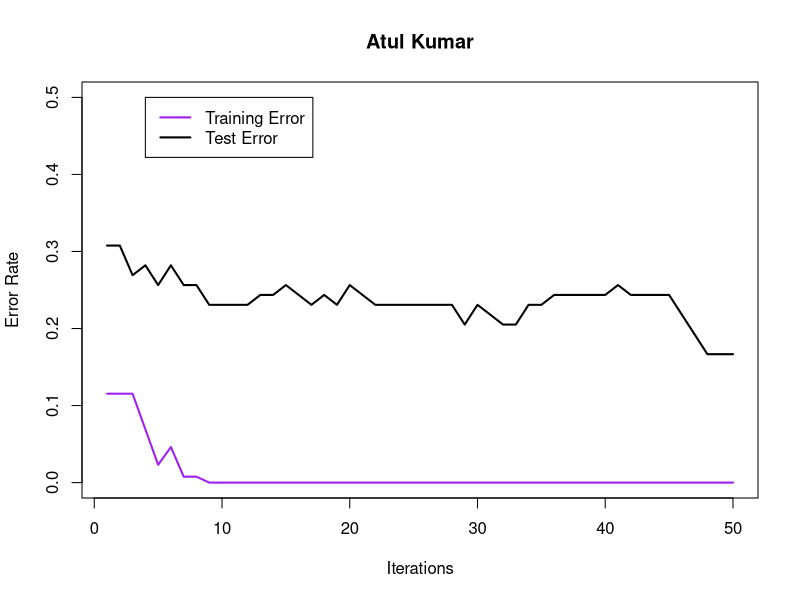

The R script that drew this image:
# Description: 
#   Demo of Adaboost using Sonar dataaset
#
# License: GNU v3
#
# Date: October 19, 2016
#
# Authors:
#    Rcode was written by Jiali Lin.
#    Depts. of Statistics, Virginia Tech,
#    Hutcheson Hall, 403K, Blacksburg, VA 24061 
#
# References:
#    https://searchcode.com/codesearch/raw/17266536/
# 
# See Also:
#     http://web.stanford.edu/class/stats202/

rm(list = ls())

train <- read.csv("../data/sonar_train.csv", header = FALSE)
test <- read.csv("../data/sonar_test.csv", header = FALSE)
y <- train[, 61]
x <- train[, 1:60]
y.test <- test[, 61]
x.test <- test[, 1:60]
train.error <- rep(0, 50) 
test.error <- rep(0, 50)
f <- rep(0,130) 
f.test <- rep(0,78)
i <- 1
library(rpart)
while(i <= 50){
  w <- exp(-y*f)
  w <- w/sum(w)
  fit <- rpart(y~., x, w, method = "class")
  g <- -1 + 2 * (predict(fit, x)[, 2] > .5) # make -1 or 1
  g.test <- -1 + 2 * (predict(fit, x.test)[, 2] > .5)
  e <- sum(w * (y * g < 0))
  alpha <- .5 * log((1 - e) / e)
  alpha <- 0.1*alpha  #change made for part b
  f <- f + alpha * g
  f.test <- f.test + alpha*g.test
  train.error[i] <- sum(1 * f * y < 0)/130
  test.error[i] <- sum(1 * f.test * y.test < 0)/78
  i <-i+1
}

plot(seq(1, 50), test.error, type = "l", ylim = c(0, .5),
     ylab = "Error Rate",xlab = "Iterations",lwd = 2, main = 'Atul Kumar')
lines(train.error, lwd = 2, col = "purple")
legend(4, .5, c("Training Error", "Test Error"), col = c("purple", "black"), lwd = 2)
